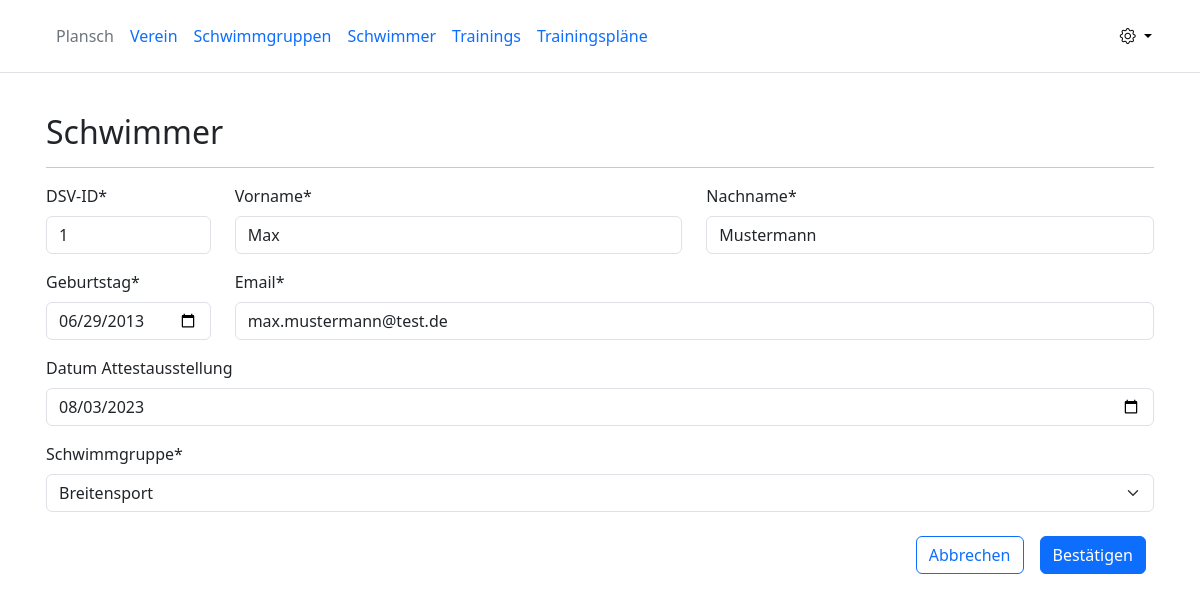
Screenshot of /swimmer/1/update (signed in) with the database file from the repository.
### club/models.py (models this page shows, shortened)
class Swimmer(models.Model):
    dsv_id = models.CharField(max_length=200, unique=True, primary_key=True, verbose_name='DSV-ID')
    first_name = models.CharField(max_length=200, verbose_name='Vorname')
    last_name = models.CharField(max_length=200, verbose_name='Nachname')
    birth_date = models.DateField(verbose_name='Geburtstag')
    attest = models.DateField(blank=True, null=True, verbose_name='Datum Attestausstellung')
    email = models.EmailField(verbose_name='Email')
    group = models.ForeignKey(SwimmGroup, on_delete=models.PROTECT, verbose_name='Schwimmgruppe')

### club/views.py (the view)
# urls.py: path('swimmer/<str:dsv_id>/update', SwimmerUpdate.as_view(), name='swimmer-update'),
class SwimmerUpdate(PermissionRequiredMixin, UpdateView):
    permission_required = "club.change_swimmer"
    form_class = SwimmerForm
    model = Swimmer
    def get_object(self, queryset=None):
        object = Swimmer.objects.get(dsv_id=self.kwargs.get('dsv_id'))
        self.success_url = reverse_lazy('swimmer-detail', args=[object.dsv_id])
        return object

### club/forms.py
class SwimmerForm(forms.ModelForm):
    class Meta:
        model = Swimmer
        fields = '__all__'
        widgets = {
            'birth_date': forms.DateInput(format=('%Y-%m-%d'), attrs={'type': 'date'}),
            'attest': forms.DateInput(format=('%Y-%m-%d'), attrs={'type': 'date'}),
        }

### club/models.py (called while the page is built)
    def __str__(self):
        return f'{self.name}'

### club/templates/club/swimmer_form.html (shortened to what this page needs)
{% extends "club/base.html" %}
{% load crispy_forms_tags %}
{% block content %}
    <h2>Schwimmer</h2>
    <hr>
    <form method="POST">
        <div class="row">
            <div class="col col-md-2 mb-0">
                {{ form.dsv_id|as_crispy_field }}
            </div>
            <div class="col col-md-5 mb-0">
                {{ form.first_name|as_crispy_field }}
            </div>
            <div class="col col-md-5 mb-0">
                {{ form.last_name|as_crispy_field }}
            </div>
        </div>
        <div class="row">
            <div class="col col-md-2 mb-0">
                {{ form.birth_date|as_crispy_field }}
            </div>
            <div class="col col-md-10 mb-0">
                {{ form.email|as_crispy_field }}
            </div>
        </div>
        {{ form.attest|as_crispy_field }}
        {{ form.group|as_crispy_field }}
        <div class="d-flex flex-row-reverse">
            <div class="p-2">
                <button type="submit" class="btn btn-primary">Bestätigen</button>
            </div>
            <div class="p-2">
                <button button type="button" class="btn btn-outline-primary"
                        onclick="location.href='javascript:window.history.back()'">Abbrechen
                </button>
            </div>
        </div>
    </form>
{% endblock content %}

### rows the page displays
Swimmer: dsv_id "1", first_name "Max", last_name "Mustermann", birth_date "06/29/2013", email "max.mustermann@test.de", attest "08/03/2023", group "Breitensport"
